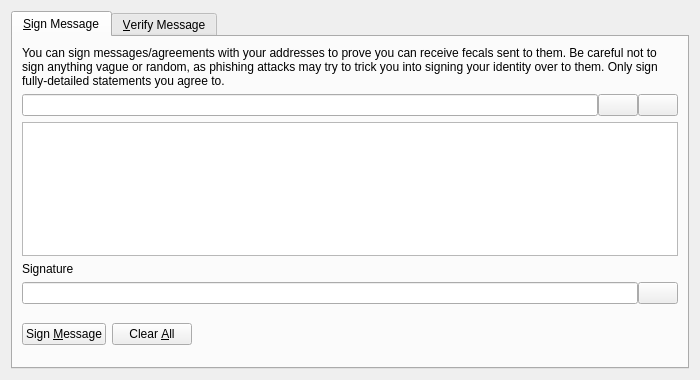
<?xml version="1.0" encoding="UTF-8"?>
<ui version="4.0">
 <class>SignVerifyMessageDialog</class>
 <widget class="QDialog" name="SignVerifyMessageDialog">
  <property name="geometry">
   <rect>
    <x>0</x>
    <y>0</y>
    <width>700</width>
    <height>380</height>
   </rect>
  </property>
  <property name="windowTitle">
   <string>Signatures - Sign / Verify a Message</string>
  </property>
  <property name="modal">
   <bool>true</bool>
  </property>
  <layout class="QVBoxLayout" name="verticalLayout">
   <item>
    <widget class="QTabWidget" name="tabWidget">
     <property name="currentIndex">
      <number>0</number>
     </property>
     <widget class="QWidget" name="tabSignMessage">
      <attribute name="title">
       <string>&amp;Sign Message</string>
      </attribute>
      <layout class="QVBoxLayout" name="verticalLayout_SM">
       <item>
        <widget class="QLabel" name="infoLabel_SM">
         <property name="text">
          <string>You can sign messages/agreements with your addresses to prove you can receive fecals sent to them. Be careful not to sign anything vague or random, as phishing attacks may try to trick you into signing your identity over to them. Only sign fully-detailed statements you agree to.</string>
         </property>
         <property name="textFormat">
          <enum>Qt::PlainText</enum>
         </property>
         <property name="wordWrap">
          <bool>true</bool>
         </property>
        </widget>
       </item>
       <item>
        <layout class="QHBoxLayout" name="horizontalLayout_1_SM">
         <property name="spacing">
          <number>0</number>
         </property>
         <item>
          <widget class="QValidatedLineEdit" name="addressIn_SM">
           <property name="toolTip">
            <string>The Fecal address to sign the message with</string>
           </property>
          </widget>
         </item>
         <item>
          <widget class="QPushButton" name="addressBookButton_SM">
           <property name="toolTip">
            <string>Choose previously used address</string>
           </property>
           <property name="text">
            <string/>
           </property>
           <property name="icon">
            <iconset resource="../fecal.qrc">
             <normaloff>:/icons/address-book</normaloff>:/icons/address-book</iconset>
           </property>
           <property name="shortcut">
            <string>Alt+A</string>
           </property>
           <property name="autoDefault">
            <bool>false</bool>
           </property>
          </widget>
         </item>
         <item>
          <widget class="QPushButton" name="pasteButton_SM">
           <property name="toolTip">
            <string>Paste address from clipboard</string>
           </property>
           <property name="text">
            <string/>
           </property>
           <property name="icon">
            <iconset resource="../fecal.qrc">
             <normaloff>:/icons/editpaste</normaloff>:/icons/editpaste</iconset>
           </property>
           <property name="shortcut">
            <string>Alt+P</string>
           </property>
           <property name="autoDefault">
            <bool>false</bool>
           </property>
          </widget>
         </item>
        </layout>
       </item>
       <item>
        <widget class="QPlainTextEdit" name="messageIn_SM">
         <property name="toolTip">
          <string>Enter the message you want to sign here</string>
         </property>
        </widget>
       </item>
       <item>
        <widget class="QLabel" name="signatureLabel_SM">
         <property name="text">
          <string>Signature</string>
         </property>
         <property name="textFormat">
          <enum>Qt::PlainText</enum>
         </property>
        </widget>
       </item>
       <item>
        <layout class="QHBoxLayout" name="horizontalLayout_2_SM">
         <property name="spacing">
          <number>0</number>
         </property>
         <item>
          <widget class="QLineEdit" name="signatureOut_SM">
           <property name="font">
            <font>
             <italic>true</italic>
            </font>
           </property>
           <property name="readOnly">
            <bool>true</bool>
           </property>
          </widget>
         </item>
         <item>
          <widget class="QPushButton" name="copySignatureButton_SM">
           <property name="toolTip">
            <string>Copy the current signature to the system clipboard</string>
           </property>
           <property name="text">
            <string/>
           </property>
           <property name="icon">
            <iconset resource="../fecal.qrc">
             <normaloff>:/icons/editcopy</normaloff>:/icons/editcopy</iconset>
           </property>
           <property name="autoDefault">
            <bool>false</bool>
           </property>
          </widget>
         </item>
        </layout>
       </item>
       <item>
        <layout class="QHBoxLayout" name="horizontalLayout_3_SM">
         <item>
          <widget class="QPushButton" name="signMessageButton_SM">
           <property name="toolTip">
            <string>Sign the message to prove you own this Fecal address</string>
           </property>
           <property name="text">
            <string>Sign &amp;Message</string>
           </property>
           <property name="icon">
            <iconset resource="../fecal.qrc">
             <normaloff>:/icons/edit</normaloff>:/icons/edit</iconset>
           </property>
           <property name="autoDefault">
            <bool>false</bool>
           </property>
          </widget>
         </item>
         <item>
          <widget class="QPushButton" name="clearButton_SM">
           <property name="toolTip">
            <string>Reset all sign message fields</string>
           </property>
           <property name="text">
            <string>Clear &amp;All</string>
           </property>
           <property name="icon">
            <iconset resource="../fecal.qrc">
             <normaloff>:/icons/remove</normaloff>:/icons/remove</iconset>
           </property>
           <property name="autoDefault">
            <bool>false</bool>
           </property>
          </widget>
         </item>
         <item>
          <spacer name="horizontalSpacer_1_SM">
           <property name="orientation">
            <enum>Qt::Horizontal</enum>
           </property>
           <property name="sizeHint" stdset="0">
            <size>
             <width>40</width>
             <height>48</height>
            </size>
           </property>
          </spacer>
         </item>
         <item>
          <widget class="QLabel" name="statusLabel_SM">
           <property name="font">
            <font>
             <weight>75</weight>
             <bold>true</bold>
            </font>
           </property>
           <property name="text">
            <string/>
           </property>
           <property name="wordWrap">
            <bool>true</bool>
           </property>
          </widget>
         </item>
         <item>
          <spacer name="horizontalSpacer_2_SM">
           <property name="orientation">
            <enum>Qt::Horizontal</enum>
           </property>
           <property name="sizeHint" stdset="0">
            <size>
             <width>40</width>
             <height>48</height>
            </size>
           </property>
          </spacer>
         </item>
        </layout>
       </item>
      </layout>
     </widget>
     <widget class="QWidget" name="tabVerifyMessage">
      <attribute name="title">
       <string>&amp;Verify Message</string>
      </attribute>
      <layout class="QVBoxLayout" name="verticalLayout_VM">
       <item>
        <widget class="QLabel" name="infoLabel_VM">
         <property name="text">
          <string>Enter the receiver's address, message (ensure you copy line breaks, spaces, tabs, etc. exactly) and signature below to verify the message. Be careful not to read more into the signature than what is in the signed message itself, to avoid being tricked by a man-in-the-middle attack. Note that this only proves the signing party receives with the address, it cannot prove sendership of any transaction!</string>
         </property>
         <property name="textFormat">
          <enum>Qt::PlainText</enum>
         </property>
         <property name="alignment">
          <set>Qt::AlignLeading|Qt::AlignLeft|Qt::AlignTop</set>
         </property>
         <property name="wordWrap">
          <bool>true</bool>
         </property>
        </widget>
       </item>
       <item>
        <layout class="QHBoxLayout" name="horizontalLayout_1_VM">
         <property name="spacing">
          <number>0</number>
         </property>
         <item>
          <widget class="QValidatedLineEdit" name="addressIn_VM">
           <property name="toolTip">
            <string>The Fecal address the message was signed with</string>
           </property>
          </widget>
         </item>
         <item>
          <widget class="QPushButton" name="addressBookButton_VM">
           <property name="toolTip">
            <string>Choose previously used address</string>
           </property>
           <property name="text">
            <string/>
           </property>
           <property name="icon">
            <iconset resource="../fecal.qrc">
             <normaloff>:/icons/address-book</normaloff>:/icons/address-book</iconset>
           </property>
           <property name="shortcut">
            <string>Alt+A</string>
           </property>
           <property name="autoDefault">
            <bool>false</bool>
           </property>
          </widget>
         </item>
        </layout>
       </item>
       <item>
        <widget class="QPlainTextEdit" name="messageIn_VM"/>
       </item>
       <item>
        <widget class="QValidatedLineEdit" name="signatureIn_VM"/>
       </item>
       <item>
        <layout class="QHBoxLayout" name="horizontalLayout_2_VM">
         <item>
          <widget class="QPushButton" name="verifyMessageButton_VM">
           <property name="toolTip">
            <string>Verify the message to ensure it was signed with the specified Fecal address</string>
           </property>
           <property name="text">
            <string>Verify &amp;Message</string>
           </property>
           <property name="icon">
            <iconset resource="../fecal.qrc">
             <normaloff>:/icons/transaction_0</normaloff>:/icons/transaction_0</iconset>
           </property>
           <property name="autoDefault">
            <bool>false</bool>
           </property>
          </widget>
         </item>
         <item>
          <widget class="QPushButton" name="clearButton_VM">
           <property name="toolTip">
            <string>Reset all verify message fields</string>
           </property>
           <property name="text">
            <string>Clear &amp;All</string>
           </property>
           <property name="icon">
            <iconset resource="../fecal.qrc">
             <normaloff>:/icons/remove</normaloff>:/icons/remove</iconset>
           </property>
           <property name="autoDefault">
            <bool>false</bool>
           </property>
          </widget>
         </item>
         <item>
          <spacer name="horizontalSpacer_1_VM">
           <property name="orientation">
            <enum>Qt::Horizontal</enum>
           </property>
           <property name="sizeHint" stdset="0">
            <size>
             <width>40</width>
             <height>48</height>
            </size>
           </property>
          </spacer>
         </item>
         <item>
          <widget class="QLabel" name="statusLabel_VM">
           <property name="font">
            <font>
             <weight>75</weight>
             <bold>true</bold>
            </font>
           </property>
           <property name="text">
            <string/>
           </property>
           <property name="wordWrap">
            <bool>true</bool>
           </property>
          </widget>
         </item>
         <item>
          <spacer name="horizontalSpacer_2_VM">
           <property name="orientation">
            <enum>Qt::Horizontal</enum>
           </property>
           <property name="sizeHint" stdset="0">
            <size>
             <width>40</width>
             <height>48</height>
            </size>
           </property>
          </spacer>
         </item>
        </layout>
       </item>
      </layout>
     </widget>
    </widget>
   </item>
  </layout>
 </widget>
 <customwidgets>
  <customwidget>
   <class>QValidatedLineEdit</class>
   <extends>QLineEdit</extends>
   <header>qvalidatedlineedit.h</header>
  </customwidget>
 </customwidgets>
 <resources>
  <include location="../fecal.qrc"/>
 </resources>
 <connections/>
</ui>
